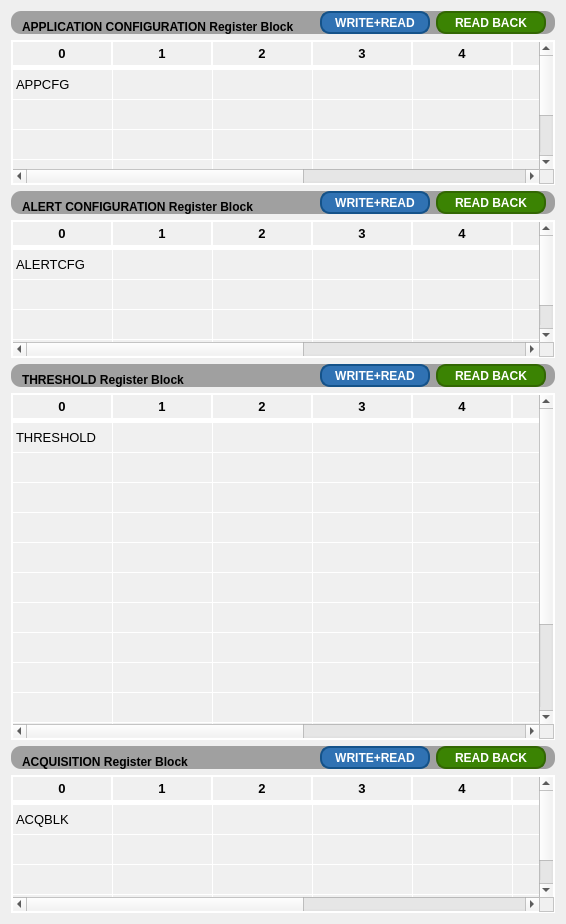
      <widget class="QWidget" name="tab_appCfg">
       <attribute name="title">
        <string>APP CFG</string>
       </attribute>
       <layout class="QVBoxLayout" name="verticalLayout_2" stretch="0,2,0,2,0,5,0,2">
        <item>
         <widget class="QFrame" name="frame_5">
          <property name="maximumSize">
           <size>
            <width>16777215</width>
            <height>23</height>
           </size>
          </property>
          <property name="styleSheet">
           <string notr="true">QFrame {
    background-color: #a0a0a0; /* 设置背景颜色为灰色 */
    border-radius: 10px; /* 设置边框圆角的半径为10px */
}
</string>
          </property>
          <property name="frameShape">
           <enum>QFrame::Box</enum>
          </property>
          <property name="frameShadow">
           <enum>QFrame::Raised</enum>
          </property>
          <layout class="QHBoxLayout" name="horizontalLayout_6">
           <property name="leftMargin">
            <number>11</number>
           </property>
           <property name="topMargin">
            <number>0</number>
           </property>
           <property name="bottomMargin">
            <number>0</number>
           </property>
           <item>
            <widget class="QLabel" name="label_26">
             <property name="sizePolicy">
              <sizepolicy hsizetype="Preferred" vsizetype="Minimum">
               <horstretch>0</horstretch>
               <verstretch>0</verstretch>
              </sizepolicy>
             </property>
             <property name="minimumSize">
              <size>
               <width>0</width>
               <height>20</height>
              </size>
             </property>
             <property name="maximumSize">
              <size>
               <width>16777215</width>
               <height>23</height>
              </size>
             </property>
             <property name="styleSheet">
              <string notr="true">font: 11pt &quot;Calibri&quot;;
font-weight: 600; /* 设置字体粗细为600 */</string>
             </property>
             <property name="text">
              <string>APPLICATION CONFIGURATION Register Block</string>
             </property>
             <property name="alignment">
              <set>Qt::AlignBottom|Qt::AlignLeading|Qt::AlignLeft</set>
             </property>
            </widget>
           </item>
           <item>
            <spacer name="horizontalSpacer_6">
             <property name="orientation">
              <enum>Qt::Horizontal</enum>
             </property>
             <property name="sizeHint" stdset="0">
              <size>
               <width>20</width>
               <height>20</height>
              </size>
             </property>
            </spacer>
           </item>
           <item>
            <widget class="QPushButton" name="pushButton_58">
             <property name="minimumSize">
              <size>
               <width>110</width>
               <height>0</height>
              </size>
             </property>
             <property name="maximumSize">
              <size>
               <width>16777215</width>
               <height>16777215</height>
              </size>
             </property>
             <property name="styleSheet">
              <string notr="true">QPushButton {
    background-color: #3072B3; /* 按钮背景颜色 */
    color: white; /* 文字颜色 */
    border-style: solid; /* 边框样式 */
    border-width: 2px; /* 边框宽度 */
    border-radius: 10px; /* 边框圆角半径 */
    border-color: #145289; /* 边框颜色 */
    padding: 5px; /* 内边距 */
	font: 8pt &quot;Calibri&quot;; /* 字体 */
    font-weight: 600; /* 字体粗细 */
}

QPushButton:hover {
    background-color: #5591D2; /* 悬停时的背景颜色 */
}

QPushButton:pressed {
    background-color: #1E5A97; /* 按下时的背景颜色 */
}
</string>
             </property>
             <property name="text">
              <string>WRITE+READ</string>
             </property>
            </widget>
           </item>
           <item>
            <widget class="QPushButton" name="pushButton_59">
             <property name="minimumSize">
              <size>
               <width>110</width>
               <height>0</height>
              </size>
             </property>
             <property name="maximumSize">
              <size>
               <width>16777215</width>
               <height>16777215</height>
              </size>
             </property>
             <property name="styleSheet">
              <string notr="true">QPushButton {
    background-color: #3b8303; /* 按钮背景颜色 */
    color: white; /* 文字颜色 */
    border-style: solid; /* 边框样式 */
    border-width: 2px; /* 边框宽度 */
    border-radius: 10px; /* 边框圆角半径 */
    border-color: #326703; /* 边框颜色 */
    padding: 5px; /* 内边距 */
	font: 8pt &quot;Calibri&quot;; /* 字体 */
    font-weight: 600; /* 字体粗细 */
}

QPushButton:hover {
    background-color: #459403; /* 悬停时的背景颜色 */
}

QPushButton:pressed {
    background-color: #397303; /* 按下时的背景颜色 */
}
</string>
             </property>
             <property name="text">
              <string>READ BACK</string>
             </property>
            </widget>
           </item>
          </layout>
         </widget>
        </item>
        <item>
         <widget class="QTableWidget" name="table_appCfgPage_appCfg">
          <property name="minimumSize">
           <size>
            <width>0</width>
            <height>145</height>
           </size>
          </property>
          <property name="maximumSize">
           <size>
            <width>16777215</width>
            <height>16777215</height>
           </size>
          </property>
          <property name="styleSheet">
           <string notr="true">QTableWidget {
    border: 2px solid white; /* 边框颜色与粗细调整为2px */
    gridline-color: white; /* 网格线颜色 */
    background-color: #f0f0f0; /* 单元格背景颜色 */
    font-family: &quot;Calibri&quot;; /* 单元格字体 */
    font-size: 10pt; /* 单元格字体大小 */
}

QTableWidget::item {
}

QHeaderView::section {
    background-color: #f0f0f0; /* 表头背景颜色 */
    padding: 2px; /* 表头内边距 */
    border-style: none; /* 表头边框样式 */
    border-bottom: 5px solid white; /* 表头下边框宽度调整为2px */
    border-right: 2px solid white; /* 表头右边框宽度调整为2px */
    font-family: &quot;Calibri&quot;; /* 表头字体 */
    font-size: 10pt; /* 表头字体大小 */
    font-weight: 600; /* 表头字体粗细 */
}

QTableCornerButton::section {
    background-color: #f0f0f0; /* 角落按钮背景颜色 */
    /* 添加其他您需要的样式 */
}
</string>
          </property>
          <attribute name="verticalHeaderVisible">
           <bool>false</bool>
          </attribute>
          <attribute name="verticalHeaderMinimumSectionSize">
           <number>0</number>
          </attribute>
          <row>
           <property name="text">
            <string>0</string>
           </property>
          </row>
          <row>
           <property name="text">
            <string>1</string>
           </property>
          </row>
          <row>
           <property name="text">
            <string>2</string>
           </property>
          </row>
          <row>
           <property name="text">
            <string>3</string>
           </property>
          </row>
          <row>
           <property name="text">
            <string>4</string>
           </property>
          </row>
          <column>
           <property name="text">
            <string>0</string>
           </property>
          </column>
          <column>
           <property name="text">
            <string>1</string>
           </property>
          </column>
          <column>
           <property name="text">
            <string>2</string>
           </property>
          </column>
          <column>
           <property name="text">
            <string>3</string>
           </property>
          </column>
          <column>
           <property name="text">
            <string>4</string>
           </property>
          </column>
          <column>
           <property name="text">
            <string>5</string>
           </property>
          </column>
          <column>
           <property name="text">
            <string>6</string>
           </property>
          </column>
          <column>
           <property name="text">
            <string>7</string>
           </property>
          </column>
          <column>
           <property name="text">
            <string>8</string>
           </property>
          </column>
          <item row="0" column="0">
           <property name="text">
            <string>APPCFG</string>
           </property>
          </item>
         </widget>
        </item>
        <item>
         <widget class="QFrame" name="frame_7">
          <property name="maximumSize">
           <size>
            <width>16777215</width>
            <height>23</height>
           </size>
          </property>
          <property name="styleSheet">
           <string notr="true">QFrame {
    background-color: #a0a0a0; /* 设置背景颜色为灰色 */
    border-radius: 10px; /* 设置边框圆角的半径为10px */
}
</string>
          </property>
          <property name="frameShape">
           <enum>QFrame::Box</enum>
          </property>
          <property name="frameShadow">
           <enum>QFrame::Raised</enum>
          </property>
          <layout class="QHBoxLayout" name="horizontalLayout_8">
           <property name="leftMargin">
            <number>11</number>
           </property>
           <property name="topMargin">
            <number>0</number>
           </property>
           <property name="bottomMargin">
            <number>0</number>
           </property>
           <item>
            <widget class="QLabel" name="label_28">
             <property name="sizePolicy">
              <sizepolicy hsizetype="Preferred" vsizetype="Minimum">
               <horstretch>0</horstretch>
               <verstretch>0</verstretch>
              </sizepolicy>
             </property>
             <property name="minimumSize">
              <size>
               <width>0</width>
               <height>20</height>
              </size>
             </property>
             <property name="maximumSize">
              <size>
               <width>16777215</width>
               <height>23</height>
              </size>
             </property>
             <property name="styleSheet">
              <string notr="true">font: 11pt &quot;Calibri&quot;;
font-weight: 600; /* 设置字体粗细为600 */</string>
             </property>
             <property name="text">
              <string>ALERT CONFIGURATION Register Block</string>
             </property>
             <property name="alignment">
              <set>Qt::AlignBottom|Qt::AlignLeading|Qt::AlignLeft</set>
             </property>
            </widget>
           </item>
           <item>
            <spacer name="horizontalSpacer_8">
             <property name="orientation">
              <enum>Qt::Horizontal</enum>
             </property>
             <property name="sizeHint" stdset="0">
              <size>
               <width>20</width>
               <height>20</height>
              </size>
             </property>
            </spacer>
           </item>
           <item>
            <widget class="QPushButton" name="pushButton_62">
             <property name="minimumSize">
              <size>
               <width>110</width>
               <height>0</height>
              </size>
             </property>
             <property name="maximumSize">
              <size>
               <width>16777215</width>
               <height>16777215</height>
              </size>
             </property>
             <property name="styleSheet">
              <string notr="true">QPushButton {
    background-color: #3072B3; /* 按钮背景颜色 */
    color: white; /* 文字颜色 */
    border-style: solid; /* 边框样式 */
    border-width: 2px; /* 边框宽度 */
    border-radius: 10px; /* 边框圆角半径 */
    border-color: #145289; /* 边框颜色 */
    padding: 5px; /* 内边距 */
	font: 8pt &quot;Calibri&quot;; /* 字体 */
    font-weight: 600; /* 字体粗细 */
}

QPushButton:hover {
    background-color: #5591D2; /* 悬停时的背景颜色 */
}

QPushButton:pressed {
    background-color: #1E5A97; /* 按下时的背景颜色 */
}
</string>
             </property>
             <property name="text">
              <string>WRITE+READ</string>
             </property>
            </widget>
           </item>
           <item>
            <widget class="QPushButton" name="pushButton_63">
             <property name="minimumSize">
              <size>
               <width>110</width>
               <height>0</height>
              </size>
             </property>
             <property name="maximumSize">
              <size>
               <width>16777215</width>
               <height>16777215</height>
              </size>
             </property>
             <property name="styleSheet">
              <string notr="true">QPushButton {
    background-color: #3b8303; /* 按钮背景颜色 */
    color: white; /* 文字颜色 */
    border-style: solid; /* 边框样式 */
    border-width: 2px; /* 边框宽度 */
    border-radius: 10px; /* 边框圆角半径 */
    border-color: #326703; /* 边框颜色 */
    padding: 5px; /* 内边距 */
	font: 8pt &quot;Calibri&quot;; /* 字体 */
    font-weight: 600; /* 字体粗细 */
}

QPushButton:hover {
    background-color: #459403; /* 悬停时的背景颜色 */
}

QPushButton:pressed {
    background-color: #397303; /* 按下时的背景颜色 */
}
</string>
             </property>
             <property name="text">
              <string>READ BACK</string>
             </property>
            </widget>
           </item>
          </layout>
         </widget>
        </item>
        <item>
         <widget class="QTableWidget" name="table_appCfgPage_alertCfg">
          <property name="maximumSize">
           <size>
            <width>16777215</width>
            <height>16777215</height>
           </size>
          </property>
          <property name="styleSheet">
           <string notr="true">QTableWidget {
    border: 2px solid white; /* 边框颜色与粗细调整为2px */
    gridline-color: white; /* 网格线颜色 */
    background-color: #f0f0f0; /* 单元格背景颜色 */
    font-family: &quot;Calibri&quot;; /* 单元格字体 */
    font-size: 10pt; /* 单元格字体大小 */
}

QTableWidget::item {
}

QHeaderView::section {
    background-color: #f0f0f0; /* 表头背景颜色 */
    padding: 2px; /* 表头内边距 */
    border-style: none; /* 表头边框样式 */
    border-bottom: 5px solid white; /* 表头下边框宽度调整为2px */
    border-right: 2px solid white; /* 表头右边框宽度调整为2px */
    font-family: &quot;Calibri&quot;; /* 表头字体 */
    font-size: 10pt; /* 表头字体大小 */
    font-weight: 600; /* 表头字体粗细 */
}

QTableCornerButton::section {
    background-color: #f0f0f0; /* 角落按钮背景颜色 */
    /* 添加其他您需要的样式 */
}
</string>
          </property>
          <attribute name="verticalHeaderVisible">
           <bool>false</bool>
          </attribute>
          <attribute name="verticalHeaderMinimumSectionSize">
           <number>0</number>
          </attribute>
          <row>
           <property name="text">
            <string>0</string>
           </property>
          </row>
          <row>
           <property name="text">
            <string>1</string>
           </property>
          </row>
          <row>
           <property name="text">
            <string>2</string>
           </property>
          </row>
          <row>
           <property name="text">
            <string>3</string>
           </property>
          </row>
          <column>
           <property name="text">
            <string>0</string>
           </property>
          </column>
          <column>
           <property name="text">
            <string>1</string>
           </property>
          </column>
          <column>
           <property name="text">
            <string>2</string>
           </property>
          </column>
          <column>
           <property name="text">
            <string>3</string>
           </property>
          </column>
          <column>
           <property name="text">
            <string>4</string>
           </property>
          </column>
          <column>
           <property name="text">
            <string>5</string>
           </property>
          </column>
          <column>
           <property name="text">
            <string>6</string>
           </property>
          </column>
          <column>
           <property name="text">
            <string>7</string>
           </property>
          </column>
          <column>
           <property name="text">
            <string>8</string>
           </property>
          </column>
          <item row="0" column="0">
           <property name="text">
            <string>ALERTCFG</string>
           </property>
          </item>
         </widget>
        </item>
        <item>
         <widget class="QFrame" name="frame_8">
          <property name="maximumSize">
           <size>
            <width>16777215</width>
            <height>23</height>
           </size>
          </property>
          <property name="styleSheet">
           <string notr="true">QFrame {
    background-color: #a0a0a0; /* 设置背景颜色为灰色 */
    border-radius: 10px; /* 设置边框圆角的半径为10px */
}
</string>
          </property>
          <property name="frameShape">
           <enum>QFrame::Box</enum>
          </property>
          <property name="frameShadow">
           <enum>QFrame::Raised</enum>
          </property>
          <layout class="QHBoxLayout" name="horizontalLayout_5">
           <property name="leftMargin">
            <number>11</number>
           </property>
           <property name="topMargin">
            <number>0</number>
           </property>
           <property name="bottomMargin">
            <number>0</number>
           </property>
           <item>
            <widget class="QLabel" name="label_25">
             <property name="sizePolicy">
              <sizepolicy hsizetype="Preferred" vsizetype="Minimum">
               <horstretch>0</horstretch>
               <verstretch>0</verstretch>
              </sizepolicy>
             </property>
             <property name="minimumSize">
              <size>
               <width>0</width>
               <height>20</height>
              </size>
             </property>
             <property name="maximumSize">
              <size>
               <width>16777215</width>
               <height>23</height>
              </size>
             </property>
             <property name="styleSheet">
              <string notr="true">font: 11pt &quot;Calibri&quot;;
font-weight: 600; /* 设置字体粗细为600 */</string>
             </property>
             <property name="text">
              <string>THRESHOLD Register Block</string>
             </property>
             <property name="alignment">
              <set>Qt::AlignBottom|Qt::AlignLeading|Qt::AlignLeft</set>
             </property>
            </widget>
           </item>
           <item>
            <spacer name="horizontalSpacer_5">
             <property name="orientation">
              <enum>Qt::Horizontal</enum>
             </property>
             <property name="sizeHint" stdset="0">
              <size>
               <width>20</width>
               <height>20</height>
              </size>
             </property>
            </spacer>
           </item>
           <item>
            <widget class="QPushButton" name="pushButton_56">
             <property name="minimumSize">
              <size>
               <width>110</width>
               <height>0</height>
              </size>
             </property>
             <property name="maximumSize">
              <size>
               <width>16777215</width>
               <height>16777215</height>
              </size>
             </property>
             <property name="styleSheet">
              <string notr="true">QPushButton {
    background-color: #3072B3; /* 按钮背景颜色 */
    color: white; /* 文字颜色 */
    border-style: solid; /* 边框样式 */
    border-width: 2px; /* 边框宽度 */
    border-radius: 10px; /* 边框圆角半径 */
    border-color: #145289; /* 边框颜色 */
    padding: 5px; /* 内边距 */
	font: 8pt &quot;Calibri&quot;; /* 字体 */
    font-weight: 600; /* 字体粗细 */
}

QPushButton:hover {
    background-color: #5591D2; /* 悬停时的背景颜色 */
}

QPushButton:pressed {
    background-color: #1E5A97; /* 按下时的背景颜色 */
}
</string>
             </property>
             <property name="text">
              <string>WRITE+READ</string>
             </property>
            </widget>
           </item>
           <item>
            <widget class="QPushButton" name="pushButton_57">
             <property name="minimumSize">
              <size>
               <width>110</width>
               <height>0</height>
              </size>
             </property>
             <property name="maximumSize">
              <size>
               <width>16777215</width>
               <height>16777215</height>
              </size>
             </property>
             <property name="styleSheet">
              <string notr="true">QPushButton {
    background-color: #3b8303; /* 按钮背景颜色 */
    color: white; /* 文字颜色 */
    border-style: solid; /* 边框样式 */
    border-width: 2px; /* 边框宽度 */
    border-radius: 10px; /* 边框圆角半径 */
    border-color: #326703; /* 边框颜色 */
    padding: 5px; /* 内边距 */
	font: 8pt &quot;Calibri&quot;; /* 字体 */
    font-weight: 600; /* 字体粗细 */
}

QPushButton:hover {
    background-color: #459403; /* 悬停时的背景颜色 */
}

QPushButton:pressed {
    background-color: #397303; /* 按下时的背景颜色 */
}
</string>
             </property>
             <property name="text">
              <string>READ BACK</string>
             </property>
            </widget>
           </item>
          </layout>
         </widget>
        </item>
        <item>
         <widget class="QTableWidget" name="table_appCfgPage_thresholdReg">
          <property name="maximumSize">
           <size>
            <width>16777215</width>
            <height>16777215</height>
           </size>
          </property>
          <property name="styleSheet">
           <string notr="true">QTableWidget {
    border: 2px solid white; /* 边框颜色与粗细调整为2px */
    gridline-color: white; /* 网格线颜色 */
    background-color: #f0f0f0; /* 单元格背景颜色 */
    font-family: &quot;Calibri&quot;; /* 单元格字体 */
    font-size: 10pt; /* 单元格字体大小 */
}

QTableWidget::item {
}

QHeaderView::section {
    background-color: #f0f0f0; /* 表头背景颜色 */
    padding: 2px; /* 表头内边距 */
    border-style: none; /* 表头边框样式 */
    border-bottom: 5px solid white; /* 表头下边框宽度调整为2px */
    border-right: 2px solid white; /* 表头右边框宽度调整为2px */
    font-family: &quot;Calibri&quot;; /* 表头字体 */
    font-size: 10pt; /* 表头字体大小 */
    font-weight: 600; /* 表头字体粗细 */
}

QTableCornerButton::section {
    background-color: #f0f0f0; /* 角落按钮背景颜色 */
    /* 添加其他您需要的样式 */
}
</string>
          </property>
          <attribute name="verticalHeaderVisible">
           <bool>false</bool>
          </attribute>
          <attribute name="verticalHeaderMinimumSectionSize">
           <number>0</number>
          </attribute>
          <row>
           <property name="text">
            <string>0</string>
           </property>
          </row>
          <row>
           <property name="text">
            <string>1</string>
           </property>
          </row>
          <row>
           <property name="text">
            <string>2</string>
           </property>
          </row>
          <row>
           <property name="text">
            <string>3</string>
           </property>
          </row>
          <row>
           <property name="text">
            <string>4</string>
           </property>
          </row>
          <row>
           <property name="text">
            <string>5</string>
           </property>
          </row>
          <row>
           <property name="text">
            <string>6</string>
           </property>
          </row>
          <row>
           <property name="text">
            <string>7</string>
           </property>
          </row>
          <row>
           <property name="text">
            <string>8</string>
           </property>
          </row>
          <row>
           <property name="text">
            <string>9</string>
           </property>
          </row>
          <row>
           <property name="text">
            <string>10</string>
           </property>
          </row>
          <row>
           <property name="text">
            <string>11</string>
           </property>
          </row>
          <row>
           <property name="text">
            <string>12</string>
           </property>
          </row>
          <row>
           <property name="text">
            <string>13</string>
           </property>
          </row>
          <column>
           <property name="text">
            <string>0</string>
           </property>
          </column>
          <column>
           <property name="text">
            <string>1</string>
           </property>
          </column>
          <column>
           <property name="text">
            <string>2</string>
           </property>
          </column>
          <column>
           <property name="text">
            <string>3</string>
           </property>
          </column>
          <column>
           <property name="text">
            <string>4</string>
           </property>
          </column>
          <column>
           <property name="text">
            <string>5</string>
           </property>
          </column>
          <column>
           <property name="text">
            <string>6</string>
           </property>
          </column>
          <column>
           <property name="text">
            <string>7</string>
           </property>
          </column>
          <column>
           <property name="text">
            <string>8</string>
           </property>
          </column>
          <item row="0" column="0">
           <property name="text">
            <string>THRESHOLD</string>
           </property>
          </item>
         </widget>
        </item>
        <item>
         <widget class="QFrame" name="frame_4">
          <property name="maximumSize">
           <size>
            <width>16777215</width>
            <height>23</height>
           </size>
          </property>
          <property name="styleSheet">
           <string notr="true">QFrame {
    background-color: #a0a0a0; /* 设置背景颜色为灰色 */
    border-radius: 10px; /* 设置边框圆角的半径为10px */
}
</string>
          </property>
          <property name="frameShape">
           <enum>QFrame::Box</enum>
          </property>
          <property name="frameShadow">
           <enum>QFrame::Raised</enum>
          </property>
          <layout class="QHBoxLayout" name="horizontalLayout_7">
           <property name="leftMargin">
            <number>11</number>
           </property>
           <property name="topMargin">
            <number>0</number>
           </property>
           <property name="bottomMargin">
            <number>0</number>
           </property>
           <item>
            <widget class="QLabel" name="label_27">
             <property name="sizePolicy">
              <sizepolicy hsizetype="Preferred" vsizetype="Minimum">
               <horstretch>0</horstretch>
               <verstretch>0</verstretch>
              </sizepolicy>
             </property>
             <property name="minimumSize">
              <size>
               <width>0</width>
               <height>20</height>
              </size>
             </property>
             <property name="maximumSize">
              <size>
               <width>16777215</width>
               <height>23</height>
              </size>
             </property>
             <property name="styleSheet">
              <string notr="true">font: 11pt &quot;Calibri&quot;;
font-weight: 600; /* 设置字体粗细为600 */</string>
             </property>
             <property name="text">
              <string>ACQUISITION Register Block</string>
             </property>
             <property name="alignment">
              <set>Qt::AlignBottom|Qt::AlignLeading|Qt::AlignLeft</set>
             </property>
            </widget>
           </item>
           <item>
            <spacer name="horizontalSpacer_7">
             <property name="orientation">
              <enum>Qt::Horizontal</enum>
             </property>
             <property name="sizeHint" stdset="0">
              <size>
               <width>20</width>
               <height>20</height>
              </size>
             </property>
            </spacer>
           </item>
           <item>
            <widget class="QPushButton" name="pushButton_60">
             <property name="minimumSize">
              <size>
               <width>110</width>
               <height>0</height>
              </size>
             </property>
             <property name="maximumSize">
              <size>
               <width>16777215</width>
               <height>16777215</height>
              </size>
             </property>
             <property name="styleSheet">
              <string notr="true">QPushButton {
    background-color: #3072B3; /* 按钮背景颜色 */
    color: white; /* 文字颜色 */
    border-style: solid; /* 边框样式 */
    border-width: 2px; /* 边框宽度 */
    border-radius: 10px; /* 边框圆角半径 */
    border-color: #145289; /* 边框颜色 */
    padding: 5px; /* 内边距 */
	font: 8pt &quot;Calibri&quot;; /* 字体 */
    font-weight: 600; /* 字体粗细 */
}

QPushButton:hover {
    background-color: #5591D2; /* 悬停时的背景颜色 */
}

QPushButton:pressed {
    background-color: #1E5A97; /* 按下时的背景颜色 */
}
</string>
             </property>
             <property name="text">
              <string>WRITE+READ</string>
             </property>
            </widget>
           </item>
           <item>
            <widget class="QPushButton" name="pushButton_61">
             <property name="minimumSize">
              <size>
               <width>110</width>
               <height>0</height>
              </size>
             </property>
             <property name="maximumSize">
              <size>
               <width>16777215</width>
               <height>16777215</height>
              </size>
             </property>
             <property name="styleSheet">
              <string notr="true">QPushButton {
    background-color: #3b8303; /* 按钮背景颜色 */
    color: white; /* 文字颜色 */
    border-style: solid; /* 边框样式 */
    border-width: 2px; /* 边框宽度 */
    border-radius: 10px; /* 边框圆角半径 */
    border-color: #326703; /* 边框颜色 */
    padding: 5px; /* 内边距 */
	font: 8pt &quot;Calibri&quot;; /* 字体 */
    font-weight: 600; /* 字体粗细 */
}

QPushButton:hover {
    background-color: #459403; /* 悬停时的背景颜色 */
}

QPushButton:pressed {
    background-color: #397303; /* 按下时的背景颜色 */
}
</string>
             </property>
             <property name="text">
              <string>READ BACK</string>
             </property>
            </widget>
           </item>
          </layout>
         </widget>
        </item>
        <item>
         <widget class="QTableWidget" name="table_appCfgPage_acqReg">
          <property name="maximumSize">
           <size>
            <width>16777215</width>
            <height>16777215</height>
           </size>
          </property>
          <property name="styleSheet">
           <string notr="true">QTableWidget {
    border: 2px solid white; /* 边框颜色与粗细调整为2px */
    gridline-color: white; /* 网格线颜色 */
    background-color: #f0f0f0; /* 单元格背景颜色 */
    font-family: &quot;Calibri&quot;; /* 单元格字体 */
    font-size: 10pt; /* 单元格字体大小 */
}

QTableWidget::item {
}

QHeaderView::section {
    background-color: #f0f0f0; /* 表头背景颜色 */
    padding: 2px; /* 表头内边距 */
    border-style: none; /* 表头边框样式 */
    border-bottom: 5px solid white; /* 表头下边框宽度调整为2px */
    border-right: 2px solid white; /* 表头右边框宽度调整为2px */
    font-family: &quot;Calibri&quot;; /* 表头字体 */
    font-size: 10pt; /* 表头字体大小 */
    font-weight: 600; /* 表头字体粗细 */
}

QTableCornerButton::section {
    background-color: #f0f0f0; /* 角落按钮背景颜色 */
    /* 添加其他您需要的样式 */
}
</string>
          </property>
          <attribute name="verticalHeaderVisible">
           <bool>false</bool>
          </attribute>
          <attribute name="verticalHeaderMinimumSectionSize">
           <number>0</number>
          </attribute>
          <row>
           <property name="text">
            <string>0</string>
           </property>
          </row>
          <row>
           <property name="text">
            <string>1</string>
           </property>
          </row>
          <row>
           <property name="text">
            <string>2</string>
           </property>
          </row>
          <row>
           <property name="text">
            <string>3</string>
           </property>
          </row>
          <column>
           <property name="text">
            <string>0</string>
           </property>
          </column>
          <column>
           <property name="text">
            <string>1</string>
           </property>
          </column>
          <column>
           <property name="text">
            <string>2</string>
           </property>
          </column>
          <column>
           <property name="text">
            <string>3</string>
           </property>
          </column>
          <column>
           <property name="text">
            <string>4</string>
           </property>
          </column>
          <column>
           <property name="text">
            <string>5</string>
           </property>
          </column>
          <column>
           <property name="text">
            <string>6</string>
           </property>
          </column>
          <column>
           <property name="text">
            <string>7</string>
           </property>
          </column>
          <column>
           <property name="text">
            <string>8</string>
           </property>
          </column>
          <item row="0" column="0">
           <property name="text">
            <string>ACQBLK</string>
           </property>
          </item>
         </widget>
        </item>
       </layout>
      </widget>
